Frame 1 (no input): blank canvas, image omitted
Frame 60 (the mouse pressed at the canvas centre just before this capture): blank canvas, image omitted
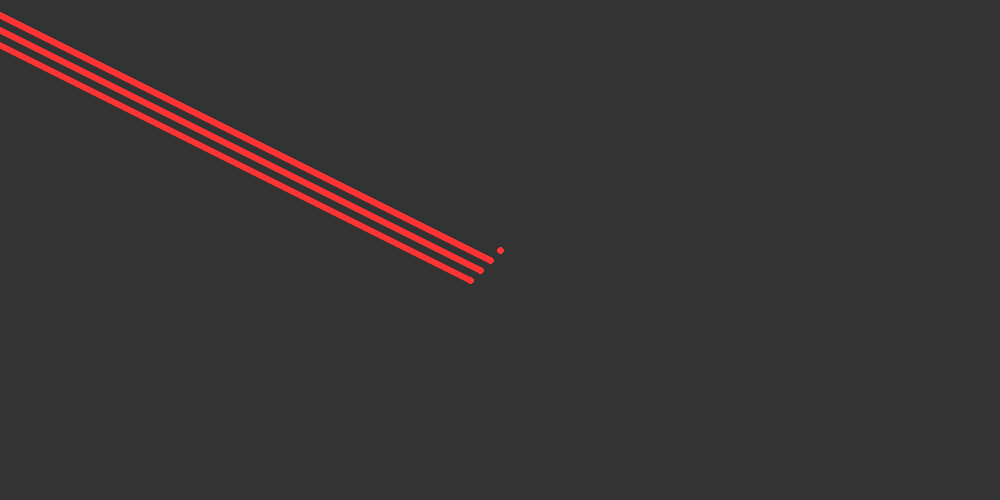
Frame 120 (the mouse held since frame 60 and released just before this capture)

The Processing sketch whose frames 1 and 60 were blank and that drew this single picture after the mouse press (run headless with seeded random() and noise(); from frame 60 on, the mouse is pressed at the canvas centre):

// Processing sketch: processing_151173
// ── processing_151173.pde

/* letra "v" cambia de color
    letra "r" limpia la pantalla"*/

// variables to store the delay and target counts
int delayCount;
int targetCount;
color rojo =#ff3333;
color verde=#00d5ac;
color gris=#333333;

// setup function
void setup() {
  size(1000, 500);
  background(gris);
smooth();
  delayCount = 0;
  targetCount = int(random(1,3)); // set target count to a random integer between 10 and 50
}

// draw function
void draw() {

  /* draw a rectangle on your mouse point while you pressing 
   the left mouse button*/

  int style; 

  delayCount++; // increment delay count (shorthand for delayCount = delayCount + 1)

  if (delayCount == targetCount) {
    style = int(random(2));
    delayCount = 0;
    targetCount = int(random(1,3));
  }
  
  else {
    style = 0;
  }


  if (mousePressed) {

     
        for (int i=0;i<4;i++){

    // switch statement
    switch(style) {
    case 0:
      // draw a point
      if(keyPressed==true && key== 'v'){
             stroke(verde); 
      }else{
              stroke(rojo); 
      }
      
        strokeWeight(6);
        i=(int)random(4);
      
          line(pmouseX-i*10, pmouseY+i*10,mouseX-i*10,mouseY+i*10);
        
        break;


    case 1:
       
        stroke(0,0);
        strokeWeight(random(2));
        line(pmouseX, pmouseY,mouseX,mouseY);
        
        break;
   
    } // end of switch statement
  }
}

   // erase your drawing when you press keyboard 'r'
  if (keyPressed == true && key == 'r') {
    background(gris);
  }
}
